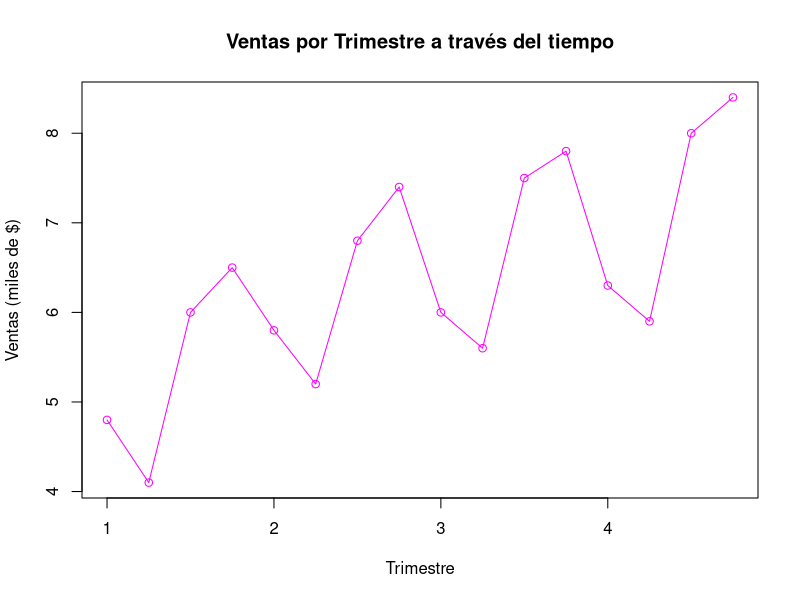
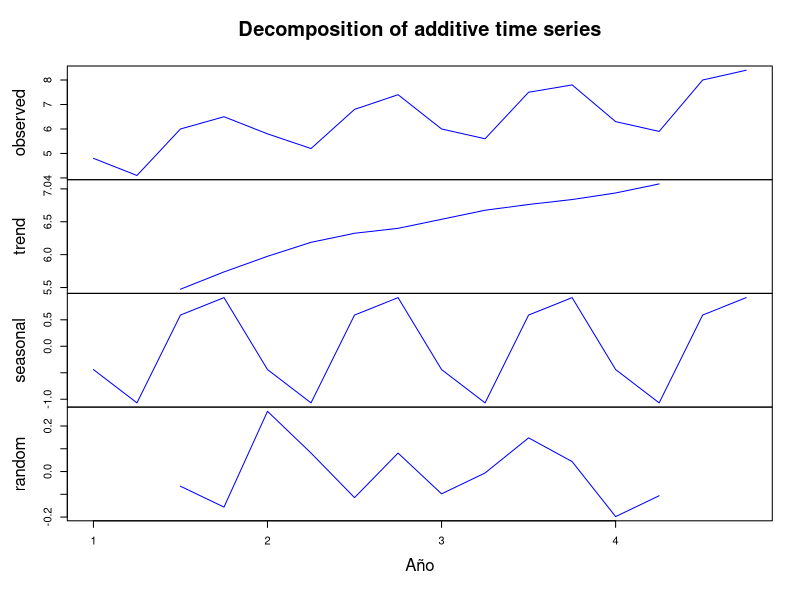
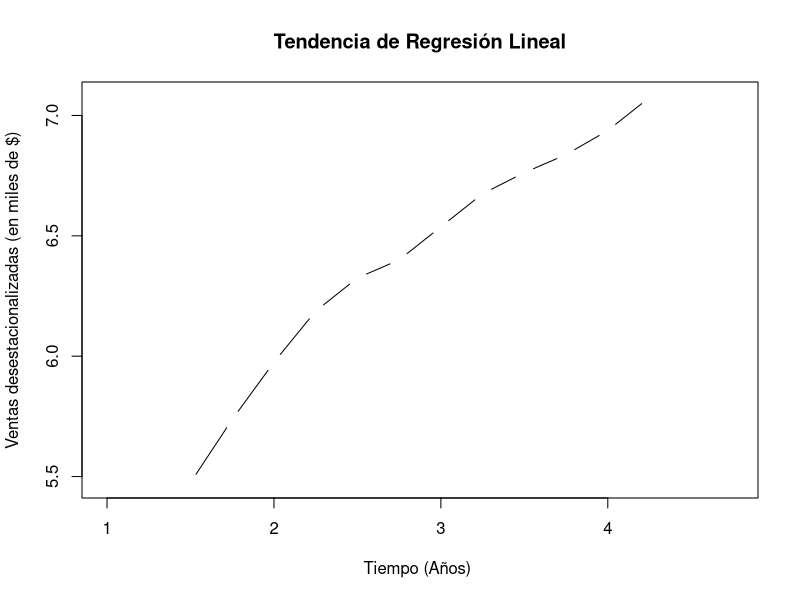
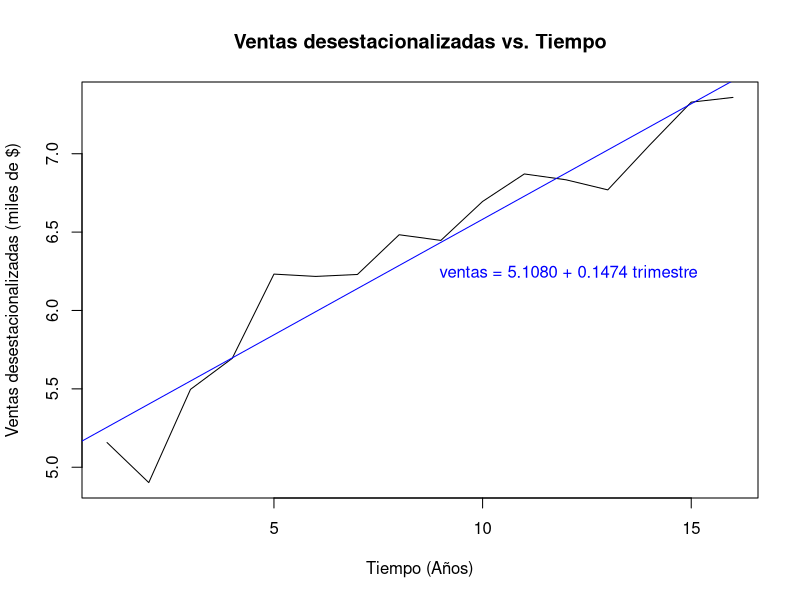
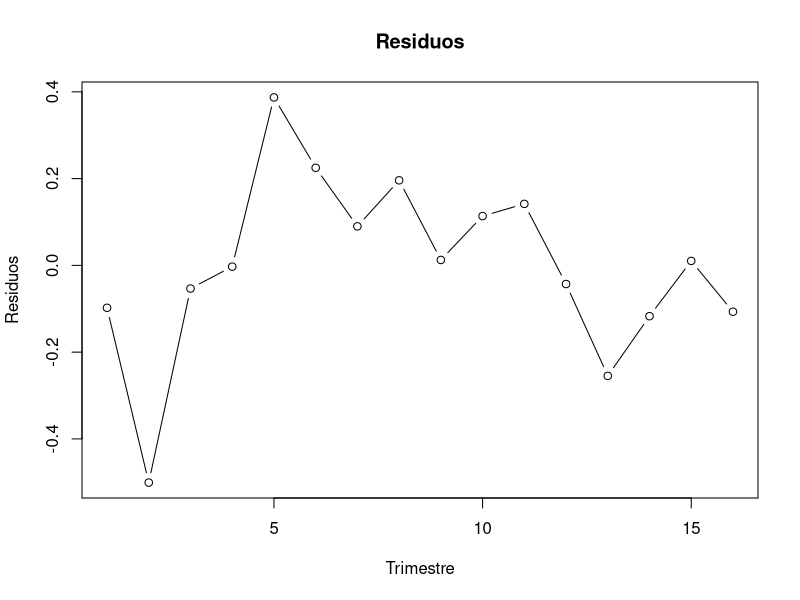
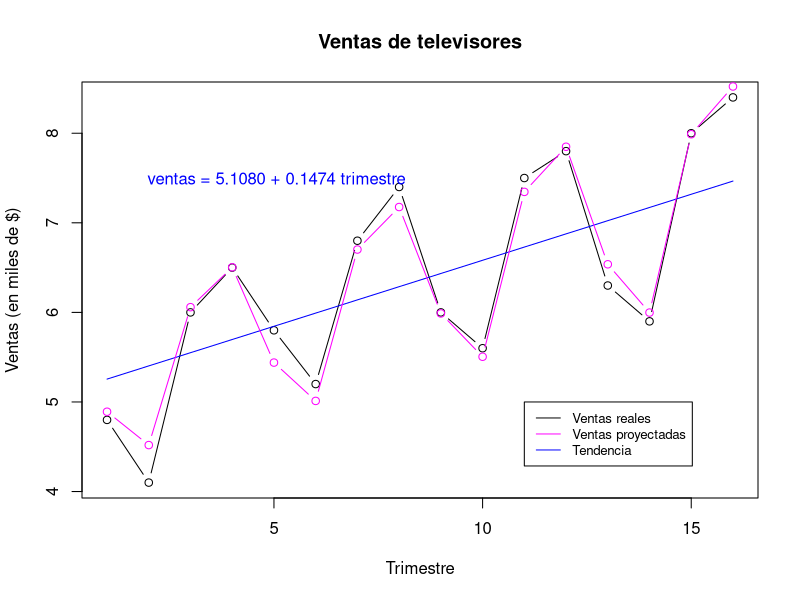
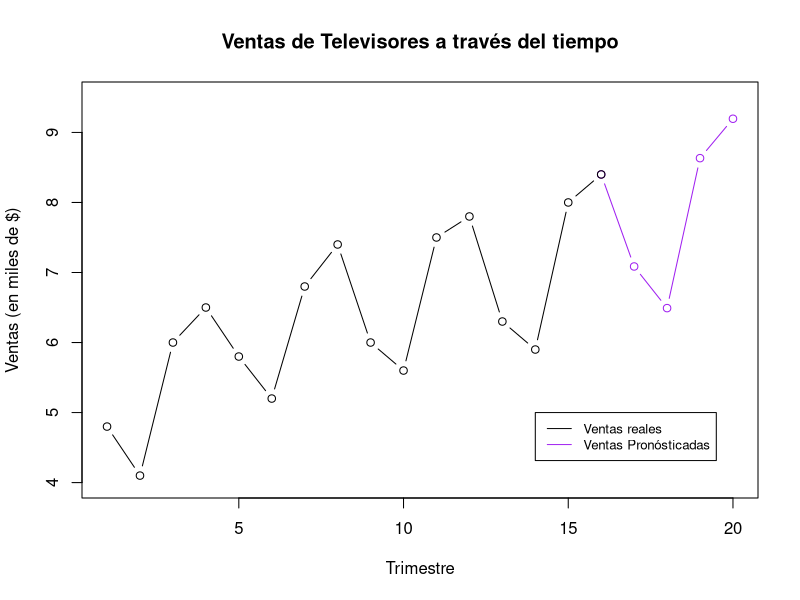

Write the R code that produced these figures, in order.
## ---- chunk 1
trimestre = 1:16

ventas = c(4.8, 4.1, 6.0, 6.5, 5.8, 5.2, 6.8, 7.4, 6.0, 5.6, 7.5, 7.8, 6.3, 5.9, 8.0, 8.4)

T=ts(ventas, frequency = 4, start(c(2016, 1)))  ##Utiliza start 2016 para indicar un año de inicio.
knitr::opts_chunk$set(echo = TRUE)

## ---- chunk 2
plot(T, type="o", col="magenta", xlab = "Trimestre", ylab = "Ventas (miles de $)", main = "Ventas por Trimestre a través del tiempo")
knitr::opts_chunk$set(echo = TRUE)
## ---- chunk 3
D =decompose(T, type = "m")  ##"m" indica el esquema multiplicativo, "a" indica el esquema aditivo
knitr::opts_chunk$set(echo = TRUE)
## ---- chunk 4
T.desc = decompose(T)
plot(T.desc, xlab='Año', col="blue")
knitr::opts_chunk$set(echo = TRUE)
## ---- chunk 5
plot(D$trend,
     type = "c",
     xlab = "Tiempo (Años) ",
     ylab = "Ventas desestacionalizadas (en miles de $)",
     main = "Tendencia de Regresión Lineal") 
knitr::opts_chunk$set(echo = TRUE)
## ---- chunk 6
ventas_desestacionalizadas = (D$x)/(D$seasonal)
x3 = 1:16
y3 = ventas_desestacionalizadas
N3 = lm(y3~x3)
N3
plot(x3, y3, type = "l", xlab='Tiempo (Años)', ylab='Ventas desestacionalizadas (miles de $)', main = "Ventas desestacionalizadas vs. Tiempo")
abline(N3, col = "blue")
text(12, 6.25, " ventas = 5.1080 + 0.1474 trimestre",col ="blue")
knitr::opts_chunk$set(echo = TRUE)
## ---- chunk 7
sum = summary(N3)
sum
knitr::opts_chunk$set(echo = TRUE)
## ---- chunk 8
sum$coefficients[2,4]
knitr::opts_chunk$set(echo = TRUE)
## ---- chunk 9
sum$r.squared
knitr::opts_chunk$set(echo = TRUE)
## ---- chunk 10
plot(N3$residuals, type = "b"  ,xlab = "Trimestre", ylab = "Residuos", main = "Residuos")
knitr::opts_chunk$set(echo = TRUE)
## ---- chunk 11
shapiro.test(N3$residuals)
knitr::opts_chunk$set(echo = TRUE)
## ---- chunk 12
f = function(x) {N3$coefficients[1] + N3$coefficients[2] * x}
pred = f(trimestre)
CME=mean((pred - ventas)^2, na.rm = TRUE)
CME
knitr::opts_chunk$set(echo = TRUE)
## ---- chunk 13
EPAM = mean(abs((pred-ventas)/ventas), na.rm = TRUE)
EPAM
knitr::opts_chunk$set(echo = TRUE)
## ---- chunk 14
plot(trimestre, ventas, type = "b", xlab= "Trimestre", ylab = "Ventas (en miles de $)", main = "Ventas de televisores")
lines(trimestre, predict(N3), col = "blue")
y2 = predict(N3) *  D$seasonal
lines(trimestre, y2, col = "magenta", type = "b")
text(5, 7.5, " ventas = 5.1080 + 0.1474 trimestre",col ="blue")
legend(11,5,legend=c("Ventas reales", "Ventas proyectadas", "Tendencia"),
       col=c("black", "magenta", "blue"), lty=1:1, cex=0.8)
knitr::opts_chunk$set(echo = TRUE)
## ---- chunk 15
f = function(x) {5.1080 + 0.1474*x}
x2 = 17:20
y2 = f(x2) * D$figure
cat("Trimestre: ",1:4)
print("")
cat("Ventas Pronósticadas: ",y2)
knitr::opts_chunk$set(echo = TRUE)
## ---- chunk 16
x3 = 16:20
predicciones = c(ventas[16], y2)
plot(x3, predicciones, type = "b", xlab = "Trimestre", ylab = "Ventas (en miles de $)", main = "Ventas de Televisores a través del tiempo", xlim = c(1,20), ylim = c(4, 9.5), col = "purple" )
lines(trimestre, ventas, col = "black", type = "b")
legend(14,5,legend=c("Ventas reales", "Ventas Pronósticadas"),
       col=c("black", "purple"), lty=1:1, cex=0.8)
knitr::opts_chunk$set(echo = TRUE)
## ---- chunk 17
cat("Trimestre: ",1:4)
print("")
cat("Ventas Pronósticadas (miles de $): ",y2)
